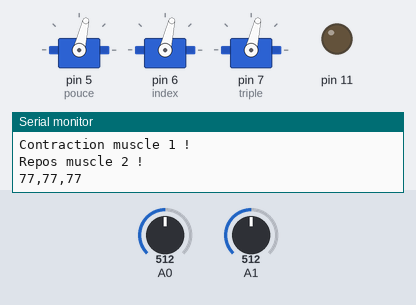
The sketch below on a simulated Arduino Mega 2560, built with avr-gcc and run on an emulated ATmega2560. Parts: 3 × servo, output pins drawn as LEDs (lit = HIGH), the last lines printed to the serial monitor. Inputs (shaded band) come from the test bench; at power-on: A1 = 512, A0 = 512.

Above: at 1.29 s.
1.3 s: A1 set to 910
At 2.5 s:
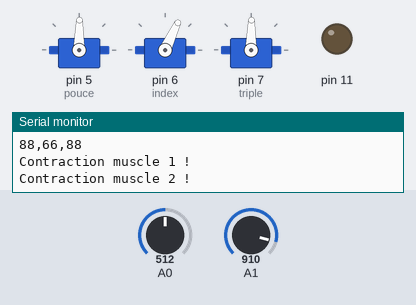
4.3 s: A1 set to 890
At 4.93 s:
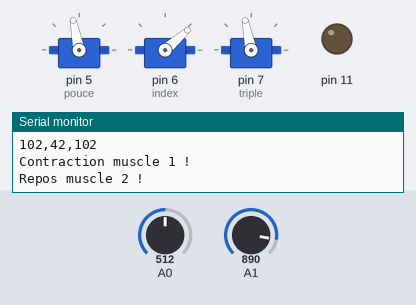
7.3 s: A1 set to 1023
At 7.46 s:
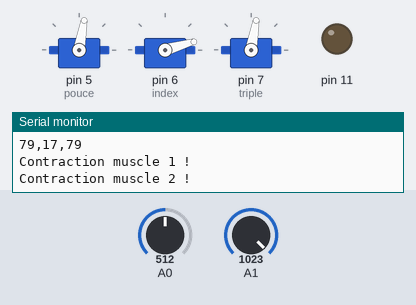
13.3 s: A1 set to 716
16.3 s: A0 set to 218
19.3 s: A0 set to 190
At 19.3 s:
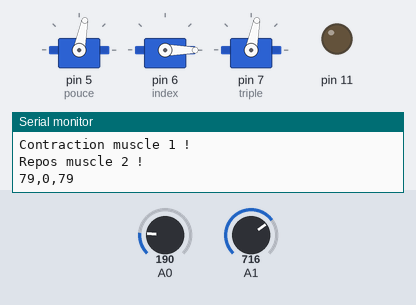
Timing chart, 0 to 22.3 s (numbered marks = the images above; inputs shaded):
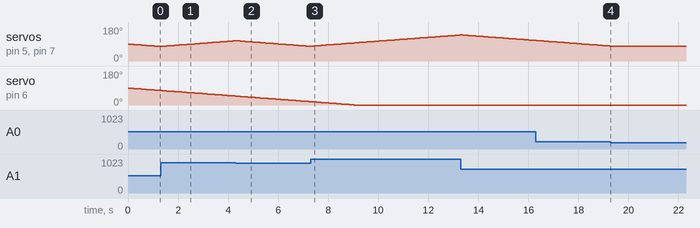

Measured:
- the behaviour switches between 200 and 199 on A0 (found by bisection; images 3 and 4)
- after the input at 19.3 s, servo on pin 5 (pouce), servo on pin 7 (triple): stays 79° (without the input it goes to 78° after 0.05 s)

The sketch:

BionicoHand.ino
```cpp
/*
 BionicoHand v0.2

 Nouveau programme de pilotage de la main InMoov de Gael Langevin http://inmoov.blogspot.com
 Deux capteurs musculaires, lancement et stop d'un bibliotheque de 3 mouvements dans les deux sens.
 On a désormais une triple poulie pour piloter en meme temps les trois derniers doigts.

 Circuit:
 * Servos cablés de sur les ports 2 à 6 (pouce, index...)
 * Capteurs musculaires sur A0 et A1

 créé sep. 2013
 par @hugobiwan
 modifié jan. 2014
 par Baptiste Gaultier

 */
#include <Servo.h>

//un flag pour savoir si un ordre a ete lance avec le muscle 1, un autre pour le muscle 2
boolean flagM1 = false;
boolean flagM2 = false;

//nouveau flag pour détecter que la poulie triple est à fond en position ouverte - valeur 1 si position atteinte
boolean taquet = false;

//un flag d'ordre 0=position figee, 1=aller vers, 2=retour position ouverte par défaut
byte ordre = 0;

//des tableaux contenant les positions cibles des servo-moteurs pour chaque mouvement de la librairie
//nota, dans le plan de la main inmoov 5 servos sont orientes avec moteurs a  l'arriere, un avec moteur a l'avant (majeur)

//valeurs pifometriques de developpement pour les angles cibles par doigt et position.

int mainouverte[] = {170, 0, 179};  //rangpositioncible 0
int montredoigt[] ={0, 0, 0};       //rangpositioncible 1
int valise[] = {10, 179, 10};       //rangpositioncible 2
int grandepince[]={30, 80, 179};    //rangpositioncible 3

//une variable definissant la position cible. Au depart la position cible est la main ouverte.
int rangpositioncible = 0;
byte superTarget = 1;
//int positioncible[4]; // tres bonne piste mais trop de bugs et pas de temps... a  creuser plus tard (tableau de tableau serait ideal).

//deux capteurs analogiques musculaires permettant d'ecouter les ordres

int M1;  //valeur renvoyee par le premier capteur musculaire (interieur)
int M2;  //valeur renvoyee par le deuxieme capteur musculaire (exterieur)

//valeurs de seuil de detection de contraction musculaire pour chaque capteur

int seuilM1 = 200;
int seuilM2 = 900;

//5 servo-moteurs pilotes par le systeme et correspondant aux doigts de la main

Servo pouce;
Servo index;
Servo triple;


//variables de stockage de la position de chacun des servos en degres

int pospouce;
int posindex;
int postriple;


//variables pour les angles cibles par doigt en degres
int posciblepouce;
int poscibleindex;
int poscibletriple;

// decommenter si vous souhaitez activer le mode debug sur le port série
#define DEBUG


void setup()
{
  // On attache les servos aux pins de controle.
  pouce.attach(5);
  index.attach(6);
  triple.attach(7);


  //un temoin en //Serial
  #ifdef DEBUG
  Serial.begin(9600);
  #endif

  //affectation des broches entrees/sorties

  //capteurs musculaires sur les analogiques A1 et A2 (la A0 est prise par le LCD shield);
  pinMode(A0,INPUT);
  pinMode(A1,INPUT);

  //on va utiliser la led 13 pour tester
  pinMode(11,OUTPUT);
  digitalWrite(11,LOW);

  //Initialisation de la main - Tres important car va definir la position en degres des servos (90 degres au depart)
  initialisationmain();
}

void loop()
{
  #ifdef DEBUG
  //version de simulation des capteurs avec la frappe de caracteres sur le port serie : a=M1/b=M2/c=double contraction/d=repos des 2 muscles.
  /*while (Serial.available()) {
    // get the new byte:
    char inChar = (char)Serial.read();
    switch(inChar){
      //contraction M1
    case 'a':
      M1=200;
      M2=50;
      break;
      //contraction M2;
    case 'b':
      M1=50;
      M2=200;
      break;
      //double contraction
    case 'c':
      M1=200;
      M2=200;
      break;
      //repos
    case 'd':
      M1=50;
      M2=50;
      break;
    }
  }*/
  #endif

  //muscles
  M1=analogRead(A0);
  M2=analogRead(A1);

  //si il y a une alerte musculaire on met a  jour les flags. pour une valeur de 1 en M1 on lance, pour une valeur de zero on stoppe.

  if(M1>seuilM1)  {
    #ifdef DEBUG
    Serial.println("Contraction muscle 1 !");
    #endif
    flagM1=1;
  }

  if(M1<seuilM1)  {
    #ifdef DEBUG
    Serial.println("Repos muscle 1 !");
    #endif
    flagM1=0;
  }

  if(M2>seuilM2)  {
    #ifdef DEBUG
    Serial.println("Contraction muscle 2 !");
    #endif
    flagM2=1;
  }
  if(M2<seuilM2)  {
    #ifdef DEBUG
    Serial.println("Repos muscle 2 !");
    #endif
    flagM2=0;
  }

  //on reagit a un flag du premier muscle. Le 2eme muscle est prioritaire.
  if(flagM1 && !flagM2){
    rangpositioncible = superTarget;
    mouvement(rangpositioncible,pospouce,posindex,postriple);
  }

  if(flagM2){
    //on va vers main ouverte
    rangpositioncible=0;
    mouvement(rangpositioncible,pospouce,posindex,postriple);
  }

  //ICI changement.
  if(flagM2 && taquet)  {
    Serial.print("Changement de position cible");
    delay(1000);
    //si nous sommes arrivé au troisième rang alor il faut retourner au debut
    if(superTarget == 3)
      superTarget = 1;
    else
      superTarget++;
    #ifdef DEBUG
    Serial.print(", la nouvelle position cible est :");
    Serial.print(superTarget);
    Serial.println(" - attente de 1 seconde...");
    #endif

    blink(superTarget);
    taquet = false;
  }

  #ifdef DEBUG
  temoindebug();
  delay(100);
  #endif
}


//positionnement initial des moteurs a 90 degres.
void initialisationmain(){

  pouce.write(90);
  index.write(90);
  triple.write(90);

  pospouce=90;
  posindex=90;
  postriple=90;
  #ifdef DEBUG
  Serial.println("Initialisation des servos à 90 degres");
  #endif
}

#ifdef DEBUG
void temoindebug(){
  /*Serial.print("rang de la position a atteindre : ");
  Serial.println(rangpositioncible);
  Serial.print("valeur de M1 : ");
  Serial.println(M1);
  Serial.print("valeur de M2 : ");
  Serial.println(M2);
  Serial.print("valeur de flag M1 : ");
  Serial.println(flagM1);
  Serial.print("valeur de flag M2 : ");
  Serial.println(flagM2);
  Serial.print("valeur de pouce = ");
  Serial.println(pospouce);
  Serial.print("valeur index = ");
  Serial.println(posindex);
  Serial.print("valeur triple = ");
  Serial.println(postriple);*/

  Serial.print(pospouce);
  Serial.print(",");
  Serial.print(posindex);
  Serial.print(",");
  Serial.println(postriple);

  //delay(1000);
}
#endif

void mouvement(int pos,int p, int i, int m){
  //on recherche la position cible pour chaque doigt (depend de rangpositioncible)
  switch(pos){
    case 0:
      posciblepouce=mainouverte[0];
      poscibleindex=mainouverte[1];
      poscibletriple=mainouverte[2];
      break;
    case 1:
      posciblepouce=montredoigt[0];
      poscibleindex=montredoigt[1];
      poscibletriple=montredoigt[2];
      break;
    case 2:
      posciblepouce=valise[0];
      poscibleindex=valise[1];
      poscibletriple=valise[2];
      break;
    case 3:
      posciblepouce=grandepince[0];
      poscibleindex=grandepince[1];
      poscibletriple=grandepince[2];
      break;
  }
  //on incremente ou decremente l'angle de chaque servo-moteur pour chaque doigt (depend de la valeur cible).
  // Il ne ne passe rien si les valeurs cibles sont atteintes.

  // pouce
  if(p<posciblepouce){
    pospouce++;
    pouce.write(pospouce);
  }
  if(p>posciblepouce){
    pospouce--;
    pouce.write(pospouce);
  }

  // index
  if(i<poscibleindex){
    posindex++;
    index.write(posindex);
  }
  if(i>poscibleindex){
    posindex--;
    index.write(posindex);
  }

  // triple
  if(m<poscibletriple){
    postriple++;
    triple.write(postriple);
  }
  if(m>poscibletriple){
    postriple--;
    triple.write(postriple);
  }

  //si les valeurs cibles sont atteintes suite a un ordre du muscle 2 normalement on conserve la position cible d'origine.
  //IMPORTANT : On met un flag pour savoir si la poulie triple est en position étendue à fond.
  if(m == poscibletriple && poscibletriple==179) {
    #ifdef DEBUG
    Serial.println("Nous sommes au taquet");
    #endif
    taquet = true;
  }
  else
    taquet = false;
}

void blink(int z){
  for (int r = 0; r < z; r++) {
    digitalWrite(11,HIGH);
    delay(500);
    digitalWrite(11,LOW);
    delay(500);
  }
}
```
